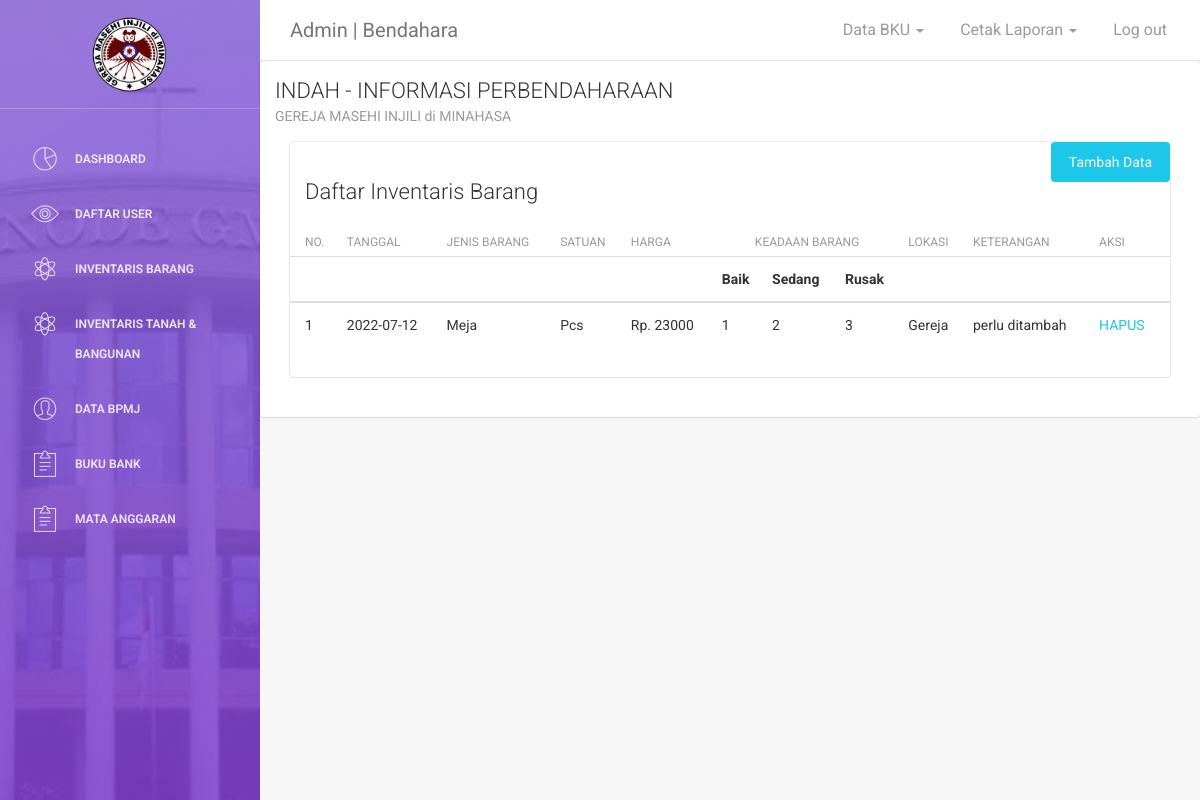
Screenshot of /Admin/index.php?p=inventaris (signed in) with the database file from the repository.
### tables this page shows
CREATE TABLE `inventaris` (
  `id` int(11) NOT NULL,
  `no_inven` varchar(20) NOT NULL,
  `tanggal` date NOT NULL,
  `jenis` varchar(50) NOT NULL,
  `satuan` varchar(20) NOT NULL,
  `harga` int(20) NOT NULL,
  `keadaan_baik` int(5) NOT NULL,
  `keadaan_sedang` int(5) NOT NULL,
  `keadaan_rusak` int(5) NOT NULL,
  `lokasi` varchar(50) NOT NULL,
  `keterangan` varchar(50) NOT NULL
);

### Admin/inventaris.php (the view)
                          <div class="content">
            <div class="container-fluid">
                <div class="row">
                    <div class="col-md-12">
  <a href="index.php?p=inven" class="btn btn-info btn-fill pull-right">Tambah Data</a>
                        <div class="card">
                            <div class="header">
                                <br>
                                <h4 class="title">Daftar Inventaris Barang</h4>
                            </div>
                            <div class="content table-responsive table-full-width">
                                <table class="table table-hover ">
                                    <thead align="center">
                                        <th>No.</th>
                                    	<th>Tanggal</th>
                                        <th>Jenis Barang</th>
                                        <th>Satuan</th>
                                        <th>Harga</th>
                                        <th colspan="3" style="text-align: center;">Keadaan Barang</th>
                                        <th>Lokasi</th>
                                        <th>Keterangan</th>
                                        <th>Aksi</th>
                                    </thead>
                                    <tr>
                                          <td></td>
                                          <td></td>
                                          <td></td>
                                          <td></td>
                                          <td></td>
                                        <th>Baik</th>
                                        <th>Sedang</th>
                                        <th>Rusak</th>
                                          <td></td>
                                          <td></td>
                                    </tr>
                                    <tbody>
                                        	<?php
        include '../koneksi.php';
        $no = 1;
        $data = mysqli_query($koneksi,"select * from inventaris");
        while($d = mysqli_fetch_array($data)){
            ?>
            <tr>
                <td><?php echo $no++; ?></td>
                <td><?php echo $d['tanggal']; ?></td>
                <td><?php echo $d['jenis']; ?></td>
                <td><?php echo $d['satuan']; ?></td>
                <td>Rp. <?php echo $d['harga']; ?></td>
                <td><?php echo $d['keadaan_baik']; ?></td>
                <td><?php echo $d['keadaan_sedang']; ?></td>
                <td><?php echo $d['keadaan_rusak']; ?></td>
                <td><?php echo $d['lokasi']; ?></td>
                <td><?php echo $d['keterangan']; ?></td>
                <td><a href="hapus_inven.php?id_barang=<?php echo $d['id_barang']; ?>">HAPUS</a></td>
            </tr>
            <?php
        }
        ?>
                                    </tbody>
                                </table>
                            </div>
                        </div>
                    </div>
    </div>
</div>
</div>

### rows the page displays
inventaris: tanggal "2022-07-12", jenis "Meja", satuan "Pcs", harga "23000", keadaan_baik "1", keadaan_sedang "2", keadaan_rusak "3", lokasi "Gereja", keterangan "perlu ditambah"

### other values shown
$_SESSION['nama'] "Bendahara"
